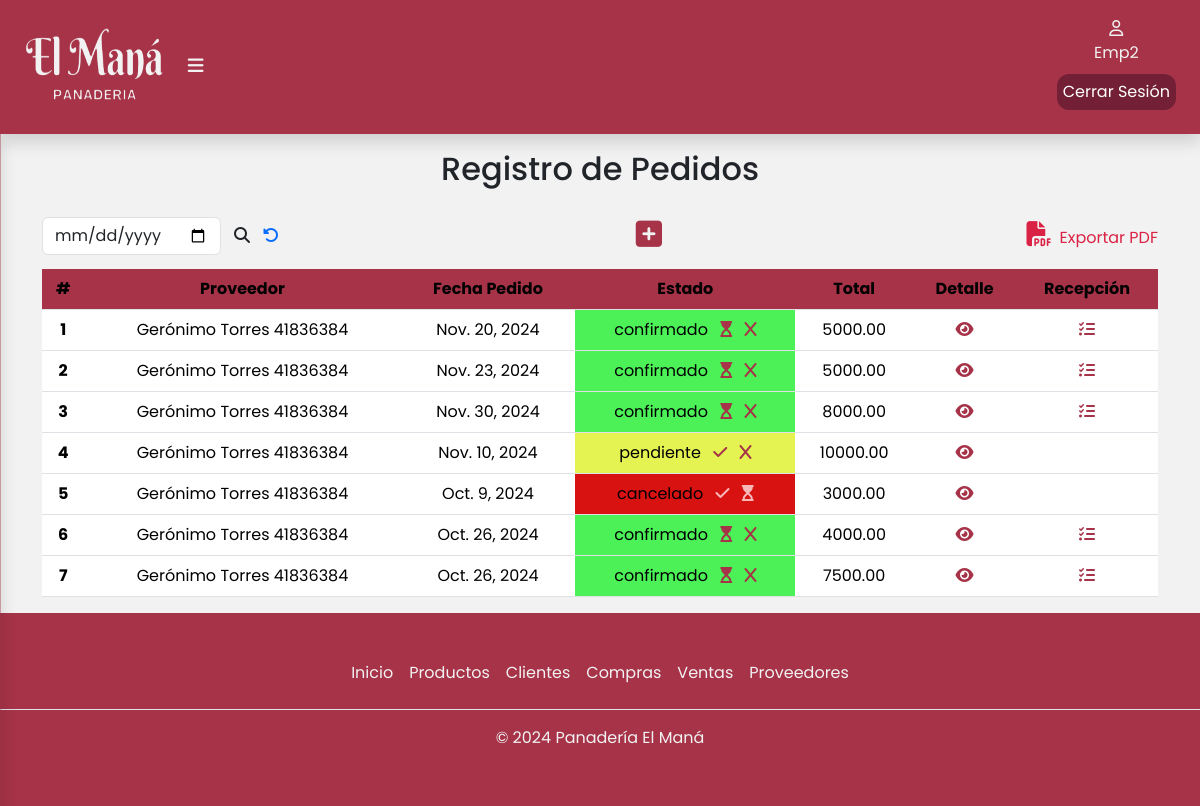
The page /pedidos/ (signed in) on the database its author committed.
### apps/pedidos/models.py (models this page shows, shortened)
class Pedido(models.Model):
    proveedor = models.ForeignKey(Proveedor, on_delete=models.CASCADE,related_name = 'proveedor')
    ESTADO_PEDIDO = [
        ('confirmado', 'Confirmado'),
        ('pendiente', 'Pendiente'),
        ('cancelado', 'Cancelado'),
    ]
    fechaPedido = models.DateField(blank=False,null=False)
    estadoPedido = models.CharField(max_length=10,choices=ESTADO_PEDIDO,blank=False,null=False)
    precioTotalDelPedido = models.DecimalField(max_digits=10, decimal_places=2, null=True, blank=True, default=0)

class Proveedor(Persona):
    ESTADO = [
        ('activo', 'Activo'),
        ('inactivo', 'Inactivo'),
    ]
    dni  = models.CharField(max_length=8,blank=False,null=False)
    estado = models.CharField(max_length=10, choices=ESTADO,blank=False, null=False)
    empresa = models.CharField(max_length=50,blank=False,null=False)
    def __str__(self):
        return f"{self.nombre} {self.apellido} {self.dni}"

### apps/pedidos/views.py (the view)
# urls.py: path('',include('apps.pedidos.urls')),
def pedidos(request):
    pedidos = Pedido.objects.all()  # Obtener todos los pedidos
    mostrar_boton = True  # Variable para controlar la visibilidad del botón
    mostrar_botonPdf = False
    insumos_dict = {insumo.id: insumo.precioInsumo for insumo in Insumo.objects.all()}
    if request.method == 'POST':
        pedidoForm = FormularioPedido(request.POST)
        detallePedidoFormset = DetallePedidoFormSet(request.POST)
        if pedidoForm.is_valid() and detallePedidoFormset.is_valid():
            pedido = pedidoForm.save(commit=False)
            totalPedido = 0
            detalles_guardados = False
            for detalle_form in detallePedidoFormset:
                if detalle_form.cleaned_data.get('DELETE'):
                    continue
                if detalle_form.is_valid():
                    detalle = detalle_form.save(commit=False)
                    detalle.pedido = pedido  # Asigna el pedido a cada detalle
                    detalle.save()
                    totalPedido += detalle.subTotal  # Asegúrate de que `subTotal` esté definido y calculado en `DetallePedido`
                    detalles_guardados = True
            if detalles_guardados:
                pedido.precioTotalDelPedido = totalPedido
                pedido.save()
                return redirect('/pedidos')
            else:
                pedidoForm.add_error(None, "Se debe agregar al menos un detalle al pedido.")
    else:
        pedidoForm = FormularioPedido()  # Crear un nuevo formulario vacío
        detallePedidoFormset = DetallePedidoFormSet()  # Crear un nuevo formset vacío
    return render(request, 'pedido/pedidos.html', {
        'pedidoForm': pedidoForm,
        'detallePedidoFormset': detallePedidoFormset,
        'pedidos': pedidos,
        'mostrar_boton': mostrar_boton,
        'mostrar_botonPdf':mostrar_botonPdf,
        'insumos_dict': insumos_dict,  # Pasar los precios de los insumos
    })

### apps/pedidos/forms.py
class FormularioPedido(forms.ModelForm):
    class Meta:
        model = Pedido
        fields = [
            'proveedor',
            'fechaPedido',
            'estadoPedido',
        ]
        labels = {
            'proveedor': 'Proveedor',
            'fechaPedido': 'Fecha Pedido',
            'estadoPedido': 'Estado',
        }
        widgets = {
            'proveedor': forms.Select(attrs={'class': 'form-control'}),
            'fechaPedido': forms.DateInput(attrs={'type': 'date','class': 'form-control'}),
            'estadoPedido': forms.Select(attrs={'class': 'form-control'}),
        }
        error_messages = {
            'proveedor': {
                'required': 'Ingresar Proveedores.',
            },
            'fechaPedido': {
                'required': 'Ingresa fecha de pedido.',
            },
           'estadoPedido': {
                'required': 'ingresa el estado del pedido.',
            },
        }

### apps/productos/models.py (called while the page is built)
    def __str__(self):
        return self.nombre

### apps/pedidos/templates/pedido/pedidos.html (shortened to what this page needs)
{%extends 'base/base.html'%}
{% load static %}
{% block contenido %}
<div class="container" id="container-tabla">
    <div class="col-12">
        <h2 class="text-center pb-3">Registro de Pedidos</h2>
        <div class="busqueda d-flex">
            <form class="d-flex align-items-center justify-content-center" role="search" method="POST" action="{% url 'pedidos:buscarPorFecha' %}">
                <input class="form-control" type="date" id="busqueda" name="busqueda" required>
                <button class="btn" type="submit">
                    <i class="fa-solid fa-magnifying-glass" style="font-size: 16px" title="Buscar"></i>
                </button>
                <a href="/pedidos"><i class="fa-solid fa-rotate-left" title="Recargar página"></i></a>
            </form>
            {% if mostrar_boton %}
            <div class="btn-modal">
                <button
                    type="button"
                    class="btn"
                    data-bs-toggle="modal"
                    data-bs-target="#exampleModal"
                >
                    <i
                        class="fa-solid fa-square-plus"
                        title="Agregar Pedido"
                        style="font-size: 30px"
                    >
                    </i>
                </button>
            </div>
            <a class="expPdf" href="{% url 'pedidos:generarPDFPedConfir' %}?fecha={{ busqueda }}%}" title="Pedidos Confirmados"
            ><i class="fa-solid fa-file-pdf px-2" style="font-size: 25px"></i
            >Exportar PDF</a>
            {% endif %}
        </div>
        <div class="table-responsive">
            <table class="table">
                <thead class="bg-table">
                    <tr>
                        <th scope="col">#</th>
                        <th scope="col">Proveedor</th>
                        <th scope="col">Fecha Pedido</th>
                        <th scope="col">Estado</th>
                        <th scope="col">Total</th>
                        <th scope="col">Detalle</th>
                        <th scope="col">Recepción</th>
                    </tr>
                </thead>
                <tbody>
                    {% for pedido in pedidos %}
                    <tr>
                        <th scope="row">{{ forloop.counter }}</th>
                        <td>{{ pedido.proveedor }}</td>
                        <td>{{ pedido.fechaPedido }}</td>
                        {% if pedido.estadoPedido == 'cancelado' %}
                        <td style="background-color: #d81111;">{{ pedido.estadoPedido }}
                            <span class=''>
                                <a href="{% url 'pedidos:actualizarPedido' pedido.id 'c'%}" style="margin-left: 8px;"><i class="fa-solid fa-check" style="color: #f9b8b8;"></i></a>
                                <a href="{% url 'pedidos:actualizarPedido' pedido.id 'p'%}" style="margin-left: 8px;"><i class="fa-solid fa-hourglass-start" style="color: #f9b8b8;"></i></a>
                            </span>
                        </td>{% endif %}
                        {% if pedido.estadoPedido == 'pendiente' %}
                        <td style="background-color: #e4f352;">{{ pedido.estadoPedido }}
                            <span class=''>
                                <a href="{% url 'pedidos:actualizarPedido' pedido.id 'c'%}" style="margin-left: 8px;"><i class="fa-solid fa-check" style="color: #a63348;"></i></a>
                                <a href="{% url 'pedidos:actualizarPedido' pedido.id 'x'%}" style="margin-left: 8px;"><i class="fa-solid fa-x" style="color: #a63348;"></i></a>
                            </span>
                        </td>{% endif %}
                        {% if pedido.estadoPedido == 'confirmado' %}
                        <td style="background-color: #4bf156;">{{ pedido.estadoPedido }}
                            <span class=''>
                                <a href="{% url 'pedidos:actualizarPedido' pedido.id 'p'%}" style="margin-left: 8px;"><i class="fa-solid fa-hourglass-start" style="color: #a63348;"></i></a>
                                <a href="{% url 'pedidos:actualizarPedido' pedido.id 'x'%}" style="margin-left: 8px;"><i class="fa-solid fa-x" style="color: #a63348;"></i></a>
                            </span>
                        </td>{% endif %}
                        <td>{{ pedido.precioTotalDelPedido }}</td>
                        <td>
                            <a href="{% url 'pedidos:verDetallePedido' pedido.id %}"><i class="fa-solid fa-eye" title="Ver detalle pedido {{pedido.id}}"></i></a>
                        </td>
                        {% if pedido.estadoPedido == 'confirmado' %}
                        <td>
                            <a href="{% url 'pedidos:recepcionDePedido' pedido.id %}"><i class="fa-solid fa-list-check" title="Agregar Recepcion"></i></a>
                        </td>
                        {% else %}
                            <td></td>
                        {% endif %}
                    </tr>
                    {% empty %}
                    <tr>
                        <td colspan="10">No hay pedidos disponibles.</td>
                    </tr>
                    {% endfor %}
                </tbody>
            </table>
        </div>
    </div>
</div>
{% endblock %}

### templates/base/base.html (shortened to what this page needs)
{% load static %}
<!DOCTYPE html>
<html lang="en">
<head>
  <link href="https://cdn.jsdelivr.net/npm/bootstrap@5.3.3/dist/css/bootstrap.min.css" rel="stylesheet"
 />
  <link rel="stylesheet" href="{% static 'css/estilos.css' %}" />
</head>
<body>
  <header>
        <div class="container-fluid shadow">
          <div class="logo">
            <a href="{% url 'inicio:index' %}">
              <img class="logopng" src="{% static 'img/isologo.png' %}" alt="Logo Panadería El Maná" width="140px" height="80px" /></a>
            {% if user.is_authenticated %}
              <label for="btn-menu"><i class="fa-solid fa-bars"></i></label>
            {% endif %}
          </div>
          {% if user.is_authenticated %}
          <div class="d-flex flex-column align-items-center justify-content-center">
            <div class="usuario d-flex flex-column align-items-center justify-content-center">
                <a href="#">
                  <i class="fa-regular fa-user"></i>
                  <p>{{user.username}}</p>
                </a>
            </div>
              <a href="{% url 'inicio:logout' %} " id="cerrarSesion">Cerrar Sesión</a>
          </div>
          {% endif %}
        </div>
  </header>
  {% block contenido %}
  {% endblock %}
  <div class="container-footer">
    <footer class="footer py-3 my-4">
      {% if user.is_authenticated %}
      <ul class="nav justify-content-center border-bottom pb-3 mb-3">
        {% if user.is_superuser %}
          <li class="nav-item">
            <a href="/html/index.html" class="nav-link px-2">Inicio</a>
          </li>
          <li class="nav-item">
            <a href="/html/estadisticas.html" class="nav-link px-2">Estadísticas</a>
          </li>
          <li class="nav-item">
            <a href="/html/productos.html" class="nav-link px-2">Productos</a>
          </li>
          <li class="nav-item">
            <a href="{% url 'ventas:listadoMayoristas' %}" class="nav-link px-2">Clientes</a>
          </li>
          <li class="nav-item">
            <a href="/html/gestion_compras.html" class="nav-link px-2">Compras</a>
          </li>
          <li class="nav-item">
            <a href="{% url 'ventas:ventas' %}" class="nav-link px-2">Ventas</a>
          </li>
          <li class="nav-item">
            <a href="/html/gestion_proveedores.html" class="nav-link px-2">Proveedores</a>
          </li>
          <li class="nav-item">
            <a href="/admin/usuarios/empleado/" class="nav-link px-2">Empleados</a>
          </li>
        {% else %}
          <li class="nav-item">
            <a href="/html/index.html" class="nav-link px-2">Inicio</a>
          </li>
          <li class="nav-item">
            <a href="/html/productos.html" class="nav-link px-2">Productos</a>
          </li>
          <li class="nav-item">
            <a href="{% url 'ventas:listadoMayoristas' %}" class="nav-link px-2">Clientes</a>
          </li>
          <li class="nav-item">
            <a href="/html/gestion_compras.html" class="nav-link px-2">Compras</a>
          </li>
          <li class="nav-item">
            <a href="{% url 'ventas:ventas' %}" class="nav-link px-2">Ventas</a>
          </li>
          <li class="nav-item">
            <a href="/html/gestion_proveedores.html" class="nav-link px-2">Proveedores</a>
          </li>
        {% endif %}
      </ul>
      <p class="text-center">© 2024 Panadería El Maná</p>
      {% else %}
        <p class="text-center">© 2024 Panadería El Maná</p>
      {% endif %}
    </footer>
  </div>
</body>
</html>

### static/css/estilos.css (style rules this page uses)
body { display: flex; flex-direction: column; min-height: 100vh; margin: 0; font-family: Poppins, sans-serif; background-color: #f2f2f2; }
.container-fluid { position: fixed; background-color: #a63348; padding: 1.5rem; margin-top: auto; display: flex; align-items: center; justify-content: space-between; z-index: 1000; }
.logo { font-size: large; font-weight: 700; padding-right: 5px; }
.usuario { width: 50px; height: 50px; text-align: center; justify-items: center; }
.usuario a { color: #f2f2f2; text-decoration: none; }
.logo .fa-solid { padding-left: 20px; cursor: pointer; }
.container-fluid .logo label i { color: #f2f2f2; }
.container-fluid .usuario { color: #f2f2f2; }
.container-footer { margin-top: auto; background-color: #a63348; color: #f2f2f2; }
.container-footer .footer .nav .nav-item .nav-link { color: #f2f2f2; }
#container-tabla { padding-top: 150px; }
table { text-align: center; }
th, td { vertical-align: middle; }
.bg-table { --bs-table-bg: #a63348; }
.expPdf { text-decoration: none; color: #da2244; }
.busqueda { justify-content: space-between; align-items: center; margin-bottom: 10px; }
.btn-modal .fa-solid { color: #a63348; }
#cerrarSesion { text-decoration: none; color:#ffffff; background-color:#732036; border-radius: 12px; padding: 6px; }
.fa-square-plus,.fa-eye, .fa-list-check { color: #a63348; }

### rows shown on the page
Pedido: proveedor "Gerónimo Torres 41836384", fechaPedido "Nov. 20, 2024", estadoPedido "confirmado", precioTotalDelPedido "5000.00"
Pedido: proveedor "Gerónimo Torres 41836384", fechaPedido "Nov. 23, 2024", estadoPedido "confirmado", precioTotalDelPedido "5000.00"
Pedido: proveedor "Gerónimo Torres 41836384", fechaPedido "Nov. 30, 2024", estadoPedido "confirmado", precioTotalDelPedido "8000.00"
Pedido: proveedor "Gerónimo Torres 41836384", fechaPedido "Nov. 10, 2024", estadoPedido "pendiente", precioTotalDelPedido "10000.00"
Pedido: proveedor "Gerónimo Torres 41836384", fechaPedido "Oct. 9, 2024", estadoPedido "cancelado", precioTotalDelPedido "3000.00"
Pedido: proveedor "Gerónimo Torres 41836384", fechaPedido "Oct. 26, 2024", estadoPedido "confirmado", precioTotalDelPedido "4000.00"
Pedido: proveedor "Gerónimo Torres 41836384", fechaPedido "Oct. 26, 2024", estadoPedido "confirmado", precioTotalDelPedido "7500.00"

### other values the page prints
{{ user.username }} "Emp2"
